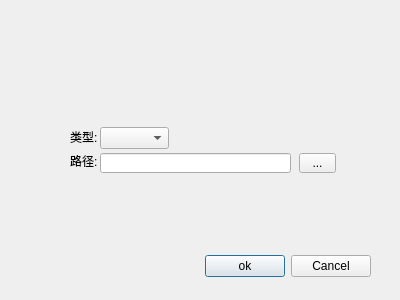
<?xml version="1.0" encoding="UTF-8"?>
<ui version="4.0">
 <class>ExtDlg</class>
 <widget class="QDialog" name="ExtDlg">
  <property name="geometry">
   <rect>
    <x>0</x>
    <y>0</y>
    <width>400</width>
    <height>300</height>
   </rect>
  </property>
  <property name="windowTitle">
   <string>导出</string>
  </property>
  <widget class="QWidget" name="layoutWidget">
   <property name="geometry">
    <rect>
     <x>20</x>
     <y>250</y>
     <width>351</width>
     <height>33</height>
    </rect>
   </property>
   <layout class="QHBoxLayout">
    <property name="spacing">
     <number>6</number>
    </property>
    <property name="leftMargin">
     <number>0</number>
    </property>
    <property name="topMargin">
     <number>0</number>
    </property>
    <property name="rightMargin">
     <number>0</number>
    </property>
    <property name="bottomMargin">
     <number>0</number>
    </property>
    <item>
     <spacer>
      <property name="orientation">
       <enum>Qt::Horizontal</enum>
      </property>
      <property name="sizeHint" stdset="0">
       <size>
        <width>131</width>
        <height>31</height>
       </size>
      </property>
     </spacer>
    </item>
    <item>
     <widget class="QPushButton" name="okButton">
      <property name="text">
       <string>ok</string>
      </property>
     </widget>
    </item>
    <item>
     <widget class="QPushButton" name="cancelButton">
      <property name="text">
       <string>Cancel</string>
      </property>
     </widget>
    </item>
   </layout>
  </widget>
  <widget class="QLabel" name="label">
   <property name="geometry">
    <rect>
     <x>70</x>
     <y>153</y>
     <width>31</width>
     <height>16</height>
    </rect>
   </property>
   <property name="text">
    <string>路径:</string>
   </property>
  </widget>
  <widget class="QLineEdit" name="lineEdit">
   <property name="geometry">
    <rect>
     <x>100</x>
     <y>153</y>
     <width>191</width>
     <height>20</height>
    </rect>
   </property>
  </widget>
  <widget class="QLabel" name="label_2">
   <property name="geometry">
    <rect>
     <x>70</x>
     <y>129</y>
     <width>31</width>
     <height>16</height>
    </rect>
   </property>
   <property name="text">
    <string>类型:</string>
   </property>
  </widget>
  <widget class="QToolButton" name="btn_filePath">
   <property name="geometry">
    <rect>
     <x>299</x>
     <y>153</y>
     <width>37</width>
     <height>20</height>
    </rect>
   </property>
   <property name="text">
    <string>...</string>
   </property>
  </widget>
  <widget class="QComboBox" name="comboBox">
   <property name="geometry">
    <rect>
     <x>100</x>
     <y>127</y>
     <width>69</width>
     <height>22</height>
    </rect>
   </property>
  </widget>
 </widget>
 <resources/>
 <connections>
  <connection>
   <sender>cancelButton</sender>
   <signal>clicked()</signal>
   <receiver>ExtDlg</receiver>
   <slot>reject()</slot>
   <hints>
    <hint type="sourcelabel">
     <x>369</x>
     <y>253</y>
    </hint>
    <hint type="destinationlabel">
     <x>179</x>
     <y>282</y>
    </hint>
   </hints>
  </connection>
 </connections>
</ui>
